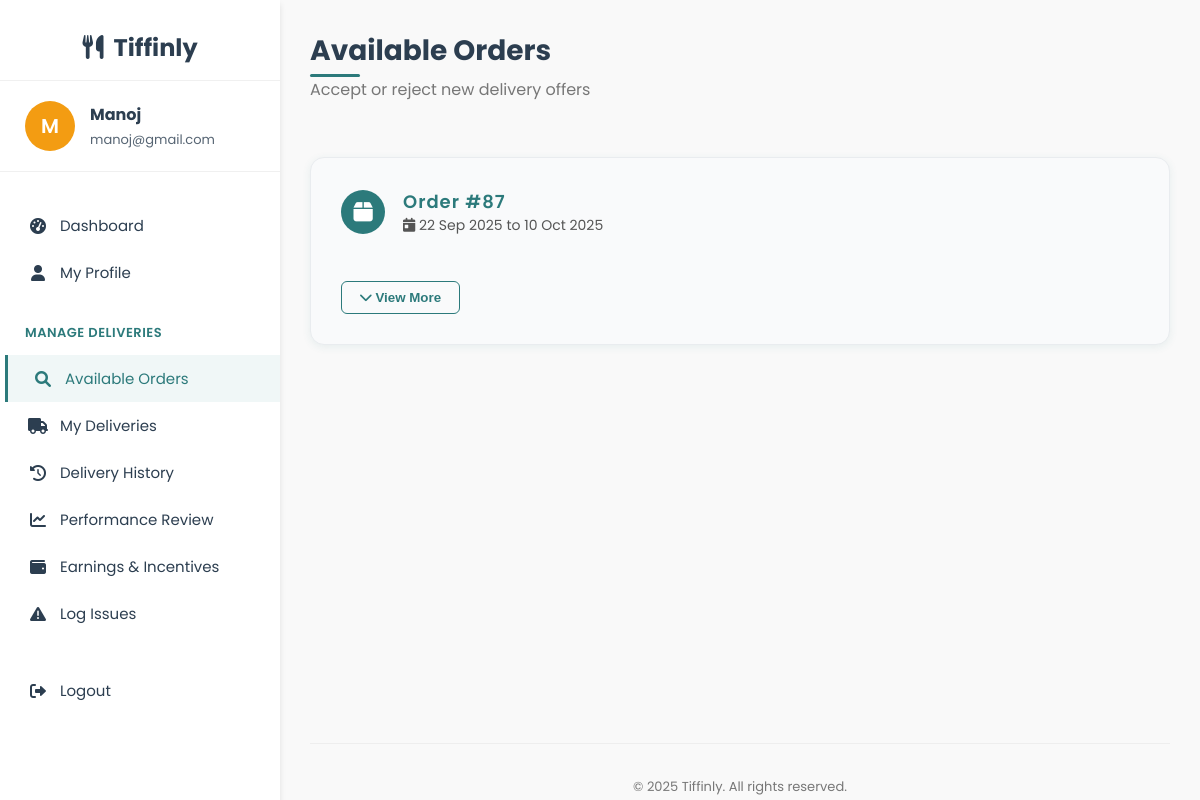
Screenshot of /delivery/available_orders.php (signed in) with the database file from the repository.
### tables this page shows
CREATE TABLE `users` (
  `user_id` int(11) NOT NULL,
  `name` varchar(100) NOT NULL,
  `email` varchar(100) NOT NULL,
  `password` varchar(255) NOT NULL,
  `phone` varchar(15) DEFAULT NULL,
  `role` enum('user','admin','delivery') DEFAULT 'user',
  `created_at` timestamp NOT NULL DEFAULT current_timestamp(),
  `security_question` varchar(255) NOT NULL,
  `security_answer` varchar(255) NOT NULL
);

CREATE TABLE `subscriptions` (
  `subscription_id` int(11) NOT NULL,
  `user_id` int(11) DEFAULT NULL,
  `plan_id` int(11) DEFAULT NULL,
  `dietary_preference` varchar(20) DEFAULT NULL,
  `start_date` date NOT NULL,
  `end_date` date NOT NULL,
  `schedule` enum('Weekdays','Extended','Full Week') NOT NULL,
  `delivery_time` time NOT NULL,
  `total_price` decimal(10,2) NOT NULL,
  `payment_status` enum('paid','unpaid','failed') DEFAULT 'unpaid',
  `status` enum('active','pending','cancelled','expired','completed') NOT NULL DEFAULT 'pending',
  `created_at` timestamp NOT NULL DEFAULT current_timestamp()
);

### delivery/available_orders.php (the view, shortened to what this page needs)
<?php
$db = new mysqli('localhost', 'root', '', 'tiffinly');
$user_id = $_SESSION['user_id'];
$user_query = $db->prepare("SELECT name, email FROM users WHERE user_id = ?");
$user_query->bind_param("i", $user_id);
$user_query->execute();
$user_result = $user_query->get_result();
$user = $user_result->fetch_assoc();
$orders_query = $db->query("
    SELECT s.subscription_id, s.user_id, s.plan_id, s.start_date, s.end_date, s.schedule, u.name as user_name, u.phone, mp.plan_name, dp.meal_type, dp.time_slot, a.line1, a.line2, a.city, a.state, a.pincode, a.landmark, a.address_type
    FROM subscriptions s
    JOIN users u ON s.user_id = u.user_id
    JOIN meal_plans mp ON s.plan_id = mp.plan_id
    JOIN delivery_preferences dp ON dp.user_id = s.user_id
    JOIN addresses a ON a.address_id = dp.address_id
    WHERE s.payment_status = 'paid' AND s.status = 'active'
      AND (s.subscription_id, dp.meal_type) NOT IN (SELECT subscription_id, meal_type FROM delivery_assignments)
    ORDER BY s.subscription_id, dp.meal_type
");
$orders = [];
if ($orders_query) {
    while($row = $orders_query->fetch_assoc()) {
        $orders[] = $row;
    }
}
?>
<!DOCTYPE html>
<html lang="en">
<head>
    <link rel="stylesheet" href="https://cdnjs.cloudflare.com/ajax/libs/font-awesome/6.0.0-beta3/css/all.min.css">
    <link rel="stylesheet" href="../user/user_css/profile_style.css">
</head>
<body>
<div class="dashboard-container">
    <div class="sidebar">
            <div class="sidebar-header">
                <i class="fas fa-utensils"></i>&nbsp Tiffinly
            </div>
            <div class="admin-profile">
                <div class="admin-avatar">
                    <?php echo strtoupper(substr($user['name'], 0, 1)); ?>
                </div>
                <div class="admin-info">
                    <h4><?php echo htmlspecialchars($user['name']); ?></h4>
                    <p><?php echo htmlspecialchars($user['email']); ?></p>
                </div>
            </div>
            <div class="sidebar-menu">
                <a href="partner_dashboard.php" class="menu-item">
                    <i class="fas fa-tachometer-alt"></i> Dashboard
                </a>
                <a href="partner_profile.php" class="menu-item">
                    <i class="fas fa-user"></i> My Profile
                </a>
                <div class="menu-category">Manage Deliveries</div>
                <a href="available_orders.php" class="menu-item active">
                    <i class="fas fa-search"></i> Available Orders
                </a>
                <a href="my_deliveries.php" class="menu-item">
                    <i class="fas fa-truck"></i> My Deliveries
                </a>
                <a href="delivery_history.php" class="menu-item">
                    <i class="fas fa-history"></i> Delivery History
                </a>
                <a href="performance_review.php" class="menu-item">
                    <i class="fas fa-chart-line"></i> Performance Review
                </a>
                <a href="earnings.php" class="menu-item">
                    <i class="fas fa-wallet"></i> Earnings & Incentives
                </a>
                <a href="log_issues.php" class="menu-item">
                    <i class="fas fa-exclamation-triangle"></i> Log Issues
                </a>
               <div style="margin-top: 30px;">
                    <a href="../logout.php" class="menu-item">
                        <i class="fas fa-sign-out-alt"></i> Logout
                    </a>
                </div>
            </div>
    </div>
    <div class="main-content">
        <div class="content-wrapper">
            <div class="header">
                <div class="welcome-message">
                    <h1>Available Orders</h1>
                    <p>Accept or reject new delivery offers</p>
                </div>
            </div>
        <?php
$grouped_orders = [];
foreach ($orders as $order) {
    $sid = $order['subscription_id'];
    if (!isset($grouped_orders[$sid])) {
        $grouped_orders[$sid] = $order;
        $grouped_orders[$sid]['meals'] = [];
        $grouped_orders[$sid]['meal_details'] = [];
    }
    if (!array_key_exists($order['meal_type'], $grouped_orders[$sid]['meal_details'])) {
        $grouped_orders[$sid]['meals'][] = $order['meal_type'];
        $grouped_orders[$sid]['meal_details'][$order['meal_type']] = [
            'time_slot' => $order['time_slot'],
            'line1' => $order['line1'],
            'line2' => $order['line2'],
            'city' => $order['city'],
            'state' => $order['state'],
            'pincode' => $order['pincode'],
            'landmark' => $order['landmark'],
            'address_type' => $order['address_type'],
        ];
    }
}
?><br>
<?php foreach($grouped_orders as $order): ?>
    <div class="order-card">
        <div class="order-header">
            <div class="user-avatar">
                <i class="fas fa-box"></i>
            </div>
            <div>
                <span class="order-id">Order #<?php echo $order['subscription_id']; ?></span>
                <div style="font-size: 14px; color: #555;">
                    <i class="fas fa-calendar-day"></i> <?php echo date('d M Y', strtotime($order['start_date'])); ?> to <?php echo date('d M Y', strtotime($order['end_date'])); ?>
                </div>
            </div>
        </div>
        <button class="btn-view-more" onclick="toggleDetails(this, <?php echo $order['subscription_id']; ?>)"><i class="fas fa-chevron-down"></i> View More</button>
    </div>
<?php endforeach; ?>
        </div>
        <footer>
            <p>&copy; <?php echo date('Y'); ?> Tiffinly. All rights reserved.</p>
        </footer>
    </div>
</div>
</body>
</html>

### user/user_css/profile_style.css (style rules this page uses)
:root { --primary-color: #2C7A7B; --secondary-color: #F39C12; --accent-color: #F1C40F; --dark-color: #2C3E50; --light-color: #F9F9F9; --success-color: #27AE60; --danger-color: #E74C3C; --shadow-sm: 0 1px 3px rgba(0,0,0,0.12); --shadow-md: 0 4px 6px rgba(0,0,0,0.1); --shadow-lg: 0 10px 25px rgba(0,0,0,0.1); --transition-fast: all 0.2s ease; --transition-medium: all 0.3s ease; --transition-slow: all 0.5s ease; }
body { font-family: 'Poppins', sans-serif; margin: 0; padding: 0; background-color: var(--light-color); color: var(--dark-color); overflow-x: hidden; }
.dashboard-container { display: grid; grid-template-columns: 280px 1fr; min-height: 100vh; height: 100vh; overflow: hidden; }
.sidebar { background-color: white; box-shadow: var(--shadow-md); padding: 30px 0; position: relative; z-index: 10; height: 100vh; overflow-y: auto; animation: slideInLeft 0.6s ease-out; }
.sidebar-header { padding: 0 25px 15px; border-bottom: 1px solid #f0f0f0; text-align: center; }
.sidebar-menu { padding: 25px 0; }
.menu-category { color: var(--primary-color); font-size: 13px; font-weight: 600; text-transform: uppercase; letter-spacing: 0.5px; padding: 12px 25px; margin-top: 15px; }
.menu-item { padding: 12px 25px; display: flex; align-items: center; color: var(--dark-color); text-decoration: none; transition: var(--transition-medium); font-size: 15px; border-left: 3px solid transparent; }
.menu-item:hover, .menu-item.active { background-color: #FFF5F3; color: var(--primary-color); border-left: 3px solid var(--primary-color); transform: translateX(5px); }
.menu-item i { margin-right: 12px; font-size: 16px; width: 20px; text-align: center; }
.main-content { padding: 35px; background-color: var(--light-color); height: 100vh; overflow-y: auto; animation: fadeIn 0.8s ease-out; }
.header { display: flex; justify-content: space-between; align-items: center; margin-bottom: 35px; }
.welcome-message h1 { font-size: 26px; margin: 0; color: var(--dark-color); }

### rows the page displays
users: name "M", name "Manoj", email "manoj@gmail.com"
subscriptions: subscription_id "87", start_date "22 Sep 2025", end_date "10 Oct 2025"
